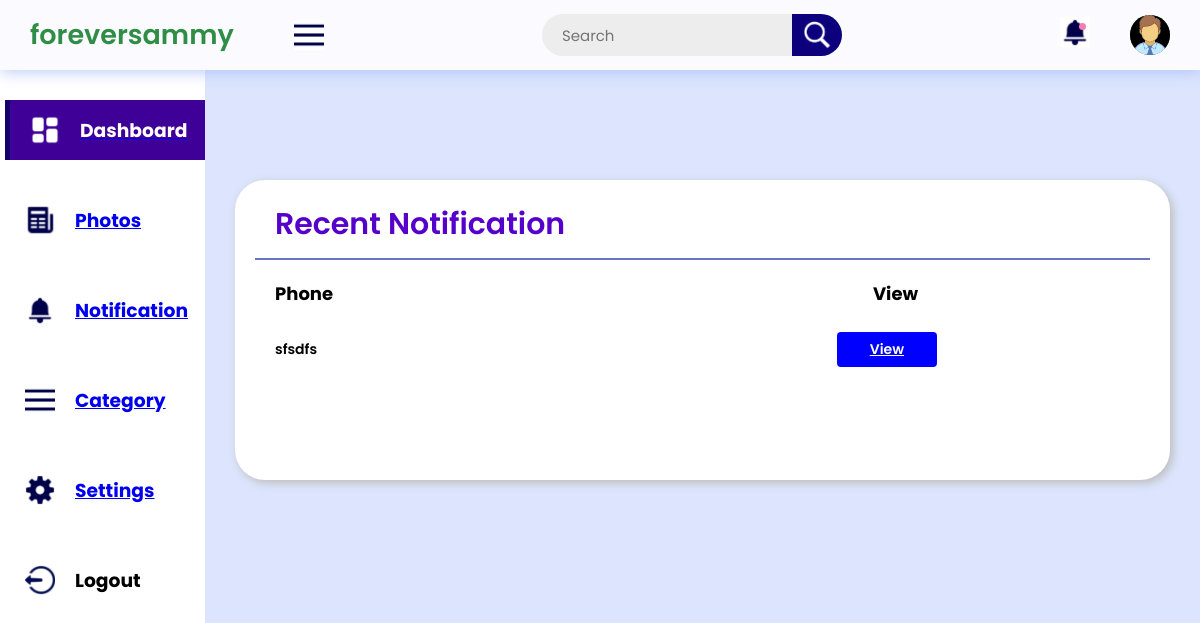
The app's page /notification, older data.
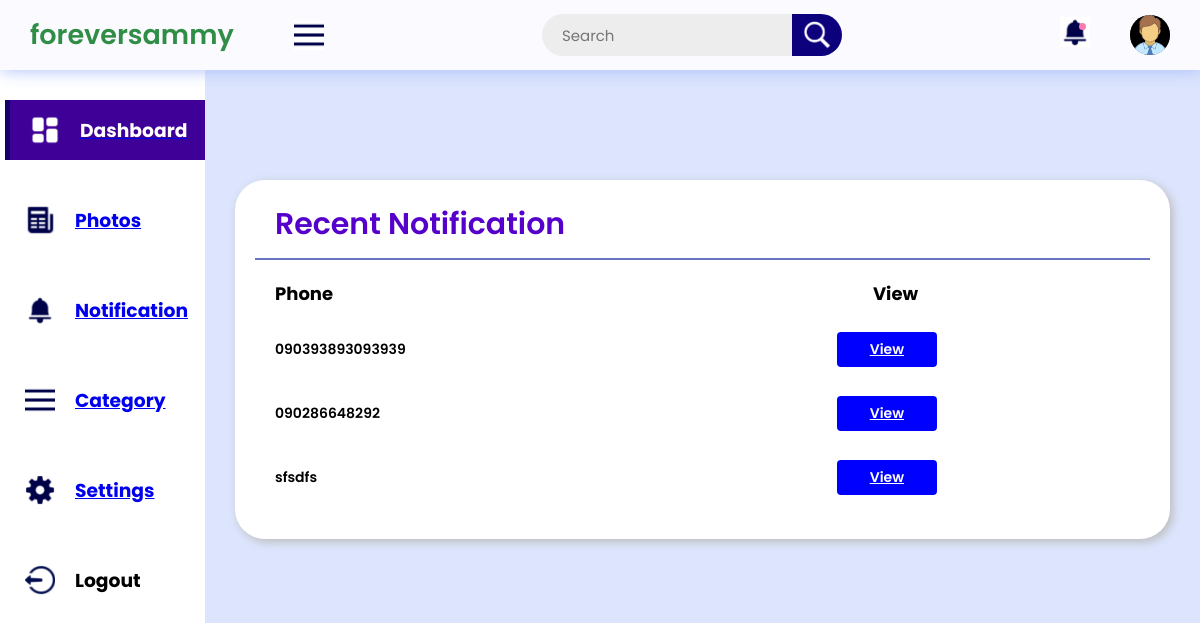
The same page, newer data.
### app/home/models.py (models this page shows, shortened)
class Message(db.Model):
    id = db.Column(db.String(120), primary_key=True)
    message = db.Column(db.Text, nullable=False)
    email = db.Column(db.String(210), nullable=False)
    phone = db.Column(db.String(20), nullable=True)
    created_at = db.Column(db.DateTime, nullable=False, default=datetime.utcnow)
    @classmethod
    def get_all(cls, page):
        picture = db.session.query(cls).order_by(cls.created_at.desc()).paginate(page=page, per_page=5)
        if (picture is None):
            return (None)
        return (picture)

### app/admin/routes.py (the view)
@app.route('/notification')
def notification():
    page = request.args.get('page', 1, type=int)
    messages = Message.get_all(page)
    return render_template("admin/notification.html", title="admin", messages=messages)

### app/templates/admin/notification.html (shortened to what this page needs)
{% extends 'admin_layout.html' %}
{% block css %}
<link rel="stylesheet" href="{{ url_for('static', filename='css/admin/notification.css') }}">
<link rel="stylesheet" href="{{ url_for('static', filename='css/admin/delete_modal.css') }}">
{% endblock css %}
{% block main %}
<div class="report-container">
    <div class="report-header">
        <h1 class="recent-Articles">Recent Notification</h1>
    </div>
    <div class="report-body">
        <div class="report-topic-heading" id="tag3">
            <h3 class="t-op" id="phone-tag">Phone</h3>
            <h3 class="t-op">View</h3>
        </div>
        {% for message in messages.items %}
        <div class="items" id="tag5">
            <div class="item1" id="tag3">
                <h3 class="t-op-nextlvl" id="phone-tag">{{ message.phone}}</h3>
                <a href="{{ url_for('getnotification', id=message.id)}}" class="t-op-nextlvl label-tag"
         >View</a>
             </div>
            </div>
            {% endfor %}
        </div>
    </div>
</div>
</div>
{% endblock main %}

### app/templates/admin_layout.html (shortened to what this page needs)
<!doctype html>
<html lang="en">
  <head>
    {% block css %}
    {% endblock css %}
	<link rel="stylesheet" href="{{ url_for('static', filename='css/admin/admin.css') }}">
  </head>
  <body>
	<header>
		<div class="logosec">
			<div class="logo">foreversammy</div>
			<img src="{{ url_for('static', filename='image/response.png') }}"
				class="icn menuicn"
				id="menuicn"
				alt="menu-icon">
		</div>
		<div class="searchbar">
			<input type="text"
				placeholder="Search">
			<div class="searchbtn">
			<img src="{{ url_for('static', filename='image/search.png') }}"
					class="icn srchicn"
					alt="search-icon">
			</div>
		</div>
		<div class="message">
			<div class="circle"></div>
			<a href="{{url_for('notification')}}"><img src="{{ url_for('static', filename='image/notification.png') }}"
				class="icn"
				alt=""></a>
			<div class="dp">
                <img src="{{ url_for('static', filename='image/profile.png') }}"
					class="dpicn"
					alt="dp">
			</div>
		</div>
	</header>
	<div class="main-container">
		<div class="navcontainer">
			<nav class="nav">
				<div class="nav-upper-options">
					<a href="{{ url_for('admin')}}">
					<div class="nav-option option1">
						<img src="{{ url_for('static', filename='image/dashboard.png') }}"
							class="nav-img"
							alt="dashboard">
						<h3> Dashboard</h3>
					</div>
				</a>
				<a href="{{ url_for('pictures')}}">
					<div class="option2 nav-option">
						<img src="{{ url_for('static', filename='image/articles.png') }}"
							class="nav-img"
							alt="Photos">
						<h3> Photos</h3>
					</div>
				</a>
				<a href="{{ url_for('notification')}}">
					<div class="option2 nav-option">
						<img src="{{ url_for('static', filename='image/notification.png') }}"
							class="nav-img"
							alt="articles">
						<h3> Notification</h3>
					</div>
				</a>
				<a href="{{ url_for('addcat')}}">
					<div class="option2 nav-option">
						<img src="{{ url_for('static', filename='image/response.png') }}"
							class="nav-img"
							alt="Category">
						<h3> Category</h3>
					</div>
				</a>
				<a href="{{ url_for('setting')}}">
					<div class="nav-option option6">
						<img src="{{ url_for('static', filename='image/setting.png') }}"
							class="nav-img"
							alt="settings">
						<h3> Settings</h3>
					</div>
				</a>
					<div class="nav-option logout">
						<img src="{{ url_for('static', filename='image/logout.png') }}"
							class="nav-img"
							alt="logout">
						<h3>Logout</h3>
					</div>
				</div>
			</nav>
		</div>
		<div class="main">
		{% block main %}
		{% endblock main %}
</body>
</html>

### app/static/css/admin/notification.css (style rules this page uses)
#phone-tag { width: 30%; }

### app/static/css/admin/admin.css (style rules this page uses)
* { margin: 0; padding: 0; box-sizing: border-box; font-family: "Poppins", sans-serif; }
:root { --background-color1: #fafaff; --background-color2: #ffffff; --background-color3: #ededed; --background-color4: #cad7fda4; --primary-color: #4b49ac; --secondary-color: #0c007d; --Border-color: #3f0097; --one-use-color: #3f0097; --two-use-color: #5500cb; }
body { background-color: var(--background-color4); max-width: 100%; overflow-x: hidden; }
header { height: 70px; width: 100vw; padding: 0 30px; background-color: var(--background-color1); position: fixed; z-index: 100; box-shadow: 1px 1px 15px rgba(161, 182, 253, 0.825); display: flex; justify-content: space-between; align-items: center; }
.logo { font-size: 27px; font-weight: 600; color: rgb(47, 141, 70); }
.icn { height: 30px; }
.menuicn { cursor: pointer; }
.searchbar, .message, .logosec { display: flex; align-items: center; justify-content: center; }
.logosec { gap: 60px; }
.searchbar input { width: 250px; height: 42px; border-radius: 50px 0 0 50px; background-color: var(--background-color3); padding: 0 20px; font-size: 15px; outline: none; border: none; }
.searchbtn { width: 50px; height: 42px; display: flex; align-items: center; justify-content: center; border-radius: 0px 50px 50px 0px; background-color: var(--secondary-color); cursor: pointer; }
.message { gap: 40px; position: relative; cursor: pointer; }
.circle { height: 7px; width: 7px; position: absolute; background-color: #fa7bb4; border-radius: 50%; left: 19px; top: 8px; }
.dp { height: 40px; width: 40px; background-color: #626262; border-radius: 50%; display: flex; align-items: center; justify-content: center; overflow: hidden; }
.main-container { display: flex; width: 100vw; position: relative; top: 70px; z-index: 1; }
.dpicn { height: 42px; }
.main { height: calc(100vh - 70px); width: 100%; overflow-y: scroll; overflow-x: hidden; padding: 40px 30px 30px 30px; }
.nav { min-height: 91vh; width: 250px; background-color: var(--background-color2); position: absolute; top: 0px; left: 00; box-shadow: 1px 1px 10px rgba(198, 189, 248, 0.825); display: flex; flex-direction: column; justify-content: space-between; overflow: hidden; padding: 30px 0 20px 10px; }
.navcontainer { height: calc(100vh - 70px); width: 250px; position: relative; overflow-y: scroll; overflow-x: hidden; transition: all 0.5s ease-in-out; }
.nav-option { width: 250px; height: 60px; display: flex; align-items: center; padding: 0 30px 0 20px; gap: 20px; transition: all 0.1s ease-in-out; }
.nav-img { height: 30px; }
.nav-upper-options { display: flex; flex-direction: column; align-items: center; gap: 30px; }
.option1 { border-left: 5px solid #010058af; background-color: var(--Border-color); color: white; cursor: pointer; }
.report-container { min-height: 300px; margin: 70px auto 0px auto; background-color: #ffffff; border-radius: 30px; box-shadow: 3px 3px 10px rgb(188, 188, 188); padding: 0px 20px 20px 20px; }
.report-header { height: 80px; width: 100%; display: flex; align-items: center; justify-content: space-between; padding: 20px 20px 10px 20px; border-bottom: 2px solid rgba(0, 20, 151, 0.59); }
.recent-Articles { font-size: 30px; font-weight: 600; color: #5500cb; }
.report-body { max-width: 1160px; overflow-x: auto; padding: 20px; }
.report-topic-heading, .item1 { display: flex; justify-content: space-between; align-items: center; width: 1000px; }
.t-op { font-size: 18px; letter-spacing: 0px; }
.items { width: 1000px; margin-top: 15px; }
.item1 { margin-top: 20px; }
.t-op-nextlvl { font-size: 14px; letter-spacing: 0px; font-weight: 600; }
.label-tag { width: 100px; text-align: center; background-color: blue; color: white; border-radius: 4px; padding: 7px 0; }

Row changes from the older to the newer data that the page shows:
added Message: phone "090393893093939"
added Message: phone "090286648292"
